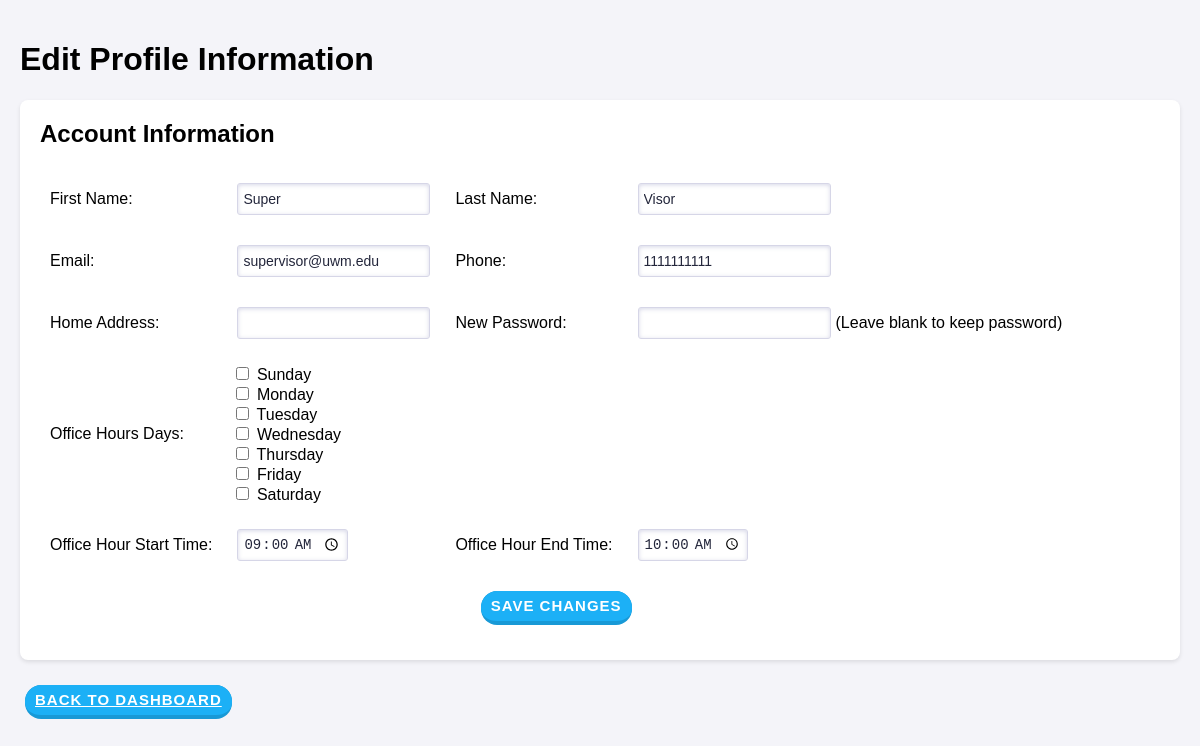
/instrcutor/profile/6/, run on the app's committed database.
### ScheduleAppData/models.py (models this page shows)
class User(models.Model):
    class Role(models.TextChoices):
        Supervisor = "Supervisor"
        Instructor = "Instructor"
        TA = "TA"
    Id = models.AutoField(primary_key=True)
    FirstName = models.CharField(max_length=120)
    LastName = models.CharField(max_length=120)
    Email = models.CharField(max_length=120)
    Password = models.CharField(max_length=120)
    Phone = models.CharField(max_length=120)
    Role = models.CharField(choices=Role.choices, max_length=20)
    OfficeHourDays = models.CharField(
        max_length=20,  # Adjust length based on the number of days
        choices=Days.choices,
        blank=True,
        help_text="Comma-separated list of scheduled days (e.g., M,T,W).")
    OfficeHourStartTime = models.TimeField(default=time(9,0))
    OfficeHourEndTime = models.TimeField(default=time(10,0))
    HomeAddress = models.CharField(max_length=120, default='')

### ScheduleAppData/views.py (the view, shortened to what this page needs)
# urls.py: path('instrcutor/profile/<int:instructor_id>/', InstructorProfile.as_view(), name='instructor_profile'),
class InstructorProfile(View):
    def get(self, request, instructor_id):
        instructor = User.objects.get(Id=instructor_id)
        office_hour_days_list = instructor.OfficeHourDays.split(",") if instructor.OfficeHourDays else []
        return render(request, "InstructorProfile.html",
                      {'instructor': instructor,
                                'days': Days.choices,
                                'office_hour_days_list': office_hour_days_list})

### templates/InstructorProfile.html (shortened to what this page needs)
{% load static %}
<!DOCTYPE html>
<html lang="en">
<head>
    <link rel="stylesheet" href="{% static 'css/styles.css' %}">
</head>
<body>
    <div class="container">
        <h1>Edit Profile Information</h1>
        <div class="section">
            <h2>Account Information</h2>
            <form method="POST">
                <table class="section-table-class">
                    <tr>
                        <td><label for="firstName">First Name:</label></td>
                        <td><input type="text" id="firstName" name="firstName" value="{{ instructor.FirstName }}" class="text-field" required></td>
                        <td><label for="lastName">Last Name:</label></td>
                        <td><input type="text" id="lastName" name="lastName" value="{{ instructor.LastName }}" class="text-field" required></td>
                    </tr>
                    <tr>
                        <td><label for="email">Email:</label></td>
                        <td><input type="email" id="email" name="email" value="{{ instructor.Email }}" class="text-field" required></td>
                        <td><label for="phone">Phone:</label></td>
                        <td><input type="tel" id="phone" name="phone" value="{{ instructor.Phone }}" class="text-field" required></td>
                    </tr>
                    <tr>
                        <td><label for="homeAddress">Home Address:</label></td>
                        <td><input type="text" id="homeAddress" name="homeAddress" value="{{ instructor.HomeAddress }}" class="text-field"></td>
                        <td><label for="password">New Password:</label></td>
                        <td><input type="password" id="password" name="password" class="text-field">(Leave blank to keep password)</td>
                    </tr>
                    <tr>
                        <td><label for="selectedDays">Office Hours Days:</label></td>
                        <td colspan="3">
                            <div>
                                {% for day in days %}
                                    <label>
                                        <input type="checkbox" name="selectedDays" value={{ day.0 }} {% if day.0 in office_hour_days_list %}checked{% endif %}> {{ day.1 }}
                                    </label><br>
                                {% endfor %}
                            </div>
                        </td>
                    </tr>
                    <tr>
                        <td><label for="officeHourStartTime">Office Hour Start Time:</label></td>
                        <td><input type="time" id="officeHourStartTime" name="officeHourStartTime" value="{{ instructor.OfficeHourStartTime|date:'H:i' }}" class="text-field" required></td>
                        <td><label for="officeHourEndTime">Office Hour End Time:</label></td>
                        <td><input type="time" id="officeHourEndTime" name="officeHourEndTime" value="{{ instructor.OfficeHourEndTime|date:'H:i' }}" class="text-field" required></td>
                    </tr>
                    <tr>
                        <td colspan="4" style="text-align: center;">
                            <button type="submit" name="update_account" class="button">Save Changes</button>
                        </td>
                    </tr>
                </table>
            </form>
        </div>
        <a href="{% url 'instructor_dashboard' instructor.Id %}" class="button">Back to Dashboard</a>
    </div>
</body>
</html>

### static/css/styles.css (style rules this page uses)
body { font-family: Arial, sans-serif; margin: 0; padding: 0; background-color: #f4f4f9; }
.container { max-width: 1200px; margin: 0 auto; padding: 20px; }
.section { background: #fff; margin: 20px 0; padding: 20px; border-radius: 8px; box-shadow: 0 2px 4px rgba(0, 0, 0, 0.1); }
.section h2 { margin-top: 0; }
.button { appearance: button; background-color: #1899D6; border: solid transparent; border-radius: 16px; border-width: 0 0 4px; box-sizing: border-box; color: #FFFFFF; cursor: pointer; display: inline-block; font-family: din-round,sans-serif; font-size: 15px; font-weight: 700; letter-spacing: 1px; line-height: 10px; margin: 5px; outline: none; overflow: visible; padding: 10px; text-align: center; text-transform: uppercase; touch-action: manipulation; transform: translateZ(0); transition: filter .2s; user-select: none; -webkit-user-select: none; vertical-align: middle; white-space: nowrap; width: auto; }
.button:after { background-clip: padding-box; background-color: #1CB0F6; border: solid transparent; border-radius: 16px; border-width: 0 0 4px; bottom: -4px; content: ""; left: 0; position: absolute; right: 0; top: 0; z-index: -1; }
.button, .button:focus { user-select: auto; }
.text-field { position: relative; cursor: text; font-size: 14px; line-height: 10px; padding: 5px; height: 20px; background-color: #fff; border: 1px solid #d6d6e7; margin: 5px; border-radius: 3px; color: rgb(35, 38, 59); box-shadow: inset 0 1px 4px 0 rgb(119 122 175 / 30%); overflow: hidden; transition: all 100ms ease-in-out; }
.table-class th, td { padding: 10px; text-align: left; border: 1px solid #ddd; }
.section-table-class { border-collapse: collapse !important; margin-left: 0 !important; border: none !important; }
.section-table-class td, .section-table-class th { border: none !important; }

### data on the page
User: firstName "Super", lastName "Visor", email "supervisor@uwm.edu", phone "1111111111", officeHourStartTime "09:00", officeHourEndTime "10:00"

### other printed values
{{ day.1 }} "Sunday" "Monday" "Tuesday" "Wednesday" "Thursday" "Friday" "Saturday"
